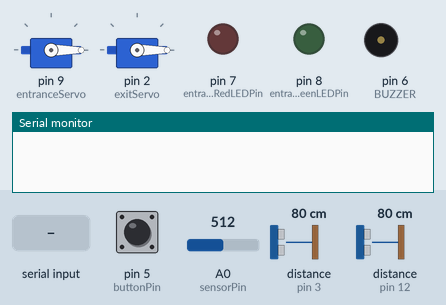
Simulated run of this sketch. Board: Arduino Uno, built with avr-gcc and run on an emulated ATmega328P. On the bench: 2 × servo, output pins drawn as LEDs (lit = HIGH), buzzer (waves = sounding), the last lines printed to the serial monitor. Wiring (inferred from the names in the program): 2 × ultrasonic range finder: trigger pin 4, echo pin 3 / trigger pin 13, echo pin 12. Inputs (shaded band) come from the test bench; at power-on: pin 5 (buttonPin) LOW, A0 (sensorPin) = 512, distance to the obstacle (sensors on pin 3, pin 12) 80 cm. The echo pulse lasts 58.3 µs per cm; pins used as bus, display or sensor lines are not drawn.

Above: at 1.3 s.
1.4 s: pin 5 (buttonPin) pulled HIGH for 3.2 s
At 2.1 s:
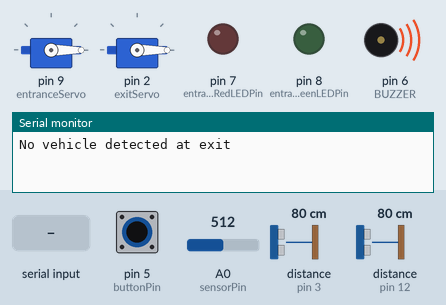
6.1 s: "1" received over the second serial link
At 6.9 s:
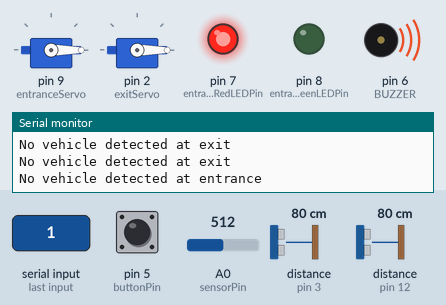
8.6 s: A0 (sensorPin) set to 490
Timing chart, 0 to 11.6 s (numbered marks = the images above; inputs shaded):
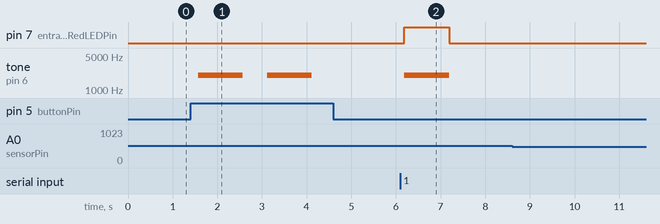

Measured:
- after the input at 1.4 s, tone on pin 6 (BUZZER): alternates 2000 Hz for 1.0 s and silent for 0.54 s, 4 changes in all, then stays silent, starting after 0.17 s
- after the input at 6.1 s, pin 7 (entranceRedLEDPin): LOW → HIGH after 0.09 s, → LOW 1.0 s later; tone on pin 6 (BUZZER): silent → 2000 Hz after 0.09 s, → silent 1.0 s later

The sketch:

finall_project.ino
```cpp
#include <Servo.h>
#include <SoftwareSerial.h>

Servo entranceServo;
Servo exitServo;

#define BUZZER 6 // Single buzzer for both entrance and exit alerts

const int buttonPin = 5; // Button pin for exit
const int entranceTrigPin = 13;
const int entranceEchoPin = 12;
const int exitTrigPin = 4;
const int exitEchoPin = 3;
const int entranceRedLEDPin = 7; // Entrance Red LED pin
const int entranceGreenLEDPin = 8; // Entrance Green LED pin
const int maxSpaces = 5; // Total parking spaces

int sensorPin = A0; // Select the input pin for LDR
int sensorValue = 0; // Variable to store the value coming from the sensor

int availableSpaces = maxSpaces;
int buttonState = 0; // Variable for reading the pushbutton status

float duration;
float distance;

SoftwareSerial Bluetooth(10, 11); // RX, TX

void setup() {
  entranceServo.attach(9); // Entrance servo on pin 9
  exitServo.attach(2); // Exit servo on pin 2

  entranceServo.write(0); // Initial position of the entrance servo
  exitServo.write(0); // Initial position of the exit servo

  Serial.begin(9600); // Serial communication for debugging
  Bluetooth.begin(9600); // Bluetooth communication

  pinMode(BUZZER, OUTPUT);
  pinMode(buttonPin, INPUT);

  pinMode(entranceTrigPin, OUTPUT);
  pinMode(entranceEchoPin, INPUT);
  pinMode(exitTrigPin, OUTPUT);
  pinMode(exitEchoPin, INPUT);

  pinMode(entranceRedLEDPin, OUTPUT);
  pinMode(entranceGreenLEDPin, OUTPUT);

  digitalWrite(entranceRedLEDPin, LOW); // Initially, turn off LEDs
  digitalWrite(entranceGreenLEDPin, LOW);
}

void loop() {
  // Check for vehicle at entrance
  float entranceDistance = getDistance(entranceTrigPin, entranceEchoPin);
  // Check for vehicle at exit
  float exitDistance = getDistance(exitTrigPin, exitEchoPin);

  sensorValue = analogRead(sensorPin);
  if (sensorValue >= 500) {
    if (Bluetooth.available()) {
      char command = Bluetooth.read();
      // Entrance logic
      if (command == '1' && entranceDistance < 50 && availableSpaces > 0) {
        entranceServo.write(90); // Open entrance gate
        digitalWrite(entranceGreenLEDPin, HIGH); // Turn on green LED
        Bluetooth.println("Vehicle entering");
        Serial.println("Vehicle entering");
        tone(BUZZER, 2000); // Activate buzzer
        delay(3000); // Wait for the vehicle to pass
        entranceServo.write(0); // Close entrance gate
        digitalWrite(entranceGreenLEDPin, LOW); // Turn off green LED
        noTone(BUZZER); // Deactivate buzzer
        availableSpaces--; // Decrease available spaces
        Bluetooth.print("Spaces left: ");
        Bluetooth.println(availableSpaces);
        Serial.print("Spaces left: ");
        Serial.println(availableSpaces);
      } else if (command == '1' && entranceDistance >= 50) {
        Bluetooth.println("No vehicle detected at entrance");
        Serial.println("No vehicle detected at entrance");
        digitalWrite(entranceRedLEDPin, HIGH); // Turn on red LED
        tone(BUZZER, 2000); // Activate buzzer
        delay(1000);
        digitalWrite(entranceRedLEDPin, LOW); // Turn off red LED
        noTone(BUZZER); // Deactivate buzzer
      } else if (command == '1' && availableSpaces <= 0) {
        Bluetooth.println("No available spaces");
        Serial.println("No available spaces");
        digitalWrite(entranceRedLEDPin, HIGH); // Turn on red LED
        tone(BUZZER, 2000); // Activate buzzer
        delay(1000);
        digitalWrite(entranceRedLEDPin, LOW); // Turn off red LED
        noTone(BUZZER); // Deactivate buzzer
      }
    }

    // Exit logic
    buttonState = digitalRead(buttonPin);
    if (buttonState == HIGH && exitDistance < 50) {
      exitServo.write(90); // Open exit gate
      Bluetooth.println("Vehicle exiting");
      Serial.println("Vehicle exiting");
      tone(BUZZER, 2000); // Activate buzzer
      delay(3000); // Wait for the vehicle to pass
      exitServo.write(0); // Close exit gate
      noTone(BUZZER); // Deactivate buzzer
      availableSpaces++; // Increase available spaces
      if (availableSpaces > maxSpaces) {
        availableSpaces = maxSpaces; // Prevent available spaces from exceeding maxSpaces
      }
      Bluetooth.print("Spaces left: ");
      Bluetooth.println(availableSpaces);
      Serial.print("Spaces left: ");
      Serial.println(availableSpaces);
    } else if (buttonState == HIGH && exitDistance >= 50) {
      Bluetooth.println("No vehicle detected at exit");
      Serial.println("No vehicle detected at exit");
      tone(BUZZER, 2000); // Activate buzzer
      delay(1000);
      noTone(BUZZER); // Deactivate buzzer
    }
  } else {
    Serial.print("sensorValue: ");
    Serial.print(sensorValue);
    Serial.println(" - It's dark, the parking lot is only open during the day.");
  }

  delay(500); // Delay for stability
}

float getDistance(int trigPin, int echoPin) {
  digitalWrite(trigPin, LOW);
  delayMicroseconds(2);
  digitalWrite(trigPin, HIGH);
  delayMicroseconds(10);
  digitalWrite(trigPin, LOW);
  duration = pulseIn(echoPin, HIGH);
  distance = duration * 0.034 / 2;
  return distance;
}
```
